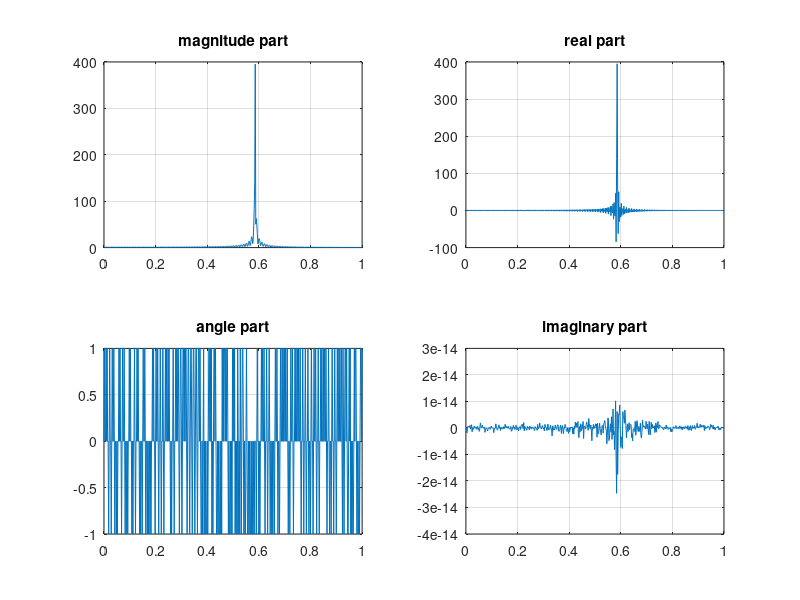

The MATLAB script that drew this image:
close,clear,clc

T=1/800;
tmin=-0.5;
tmax=0.5;
nmin=ceil(tmin/T);
nmax=floor(tmax/T);
n=nmin:nmax;
f=60;
x = cos((2^0.5)*pi*n);

k = 0:500;
w = (pi/500)*k;
% X = x * (exp(-1j*pi/500)) .^ (n'*k);
X = x * (exp(-1j*(n'*k)*pi/500));

magX = abs(X);
angX = angle(X);
realX = real(X);
imagX = imag(X);

subplot(221)
plot(k/500,magX);grid
title('magnitude part')

subplot(223)
plot(k/500,angX/pi);grid
title('angle part')

subplot(222)
plot(k/500,realX);grid
title('real part')

subplot(224)
plot(k/500,imagX);grid
title('imaginary part')
